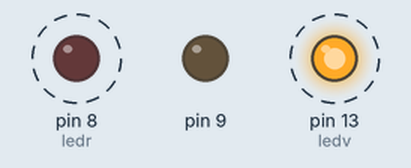
The sketch below on a simulated Arduino Uno, built with avr-gcc and run on an emulated ATmega328P. Parts: output pins drawn as LEDs (lit = HIGH). Dashed ring = blinking.

Above: at 0.1 s.
Timing chart, 0 to 3.0 s (numbered marks = the images above):
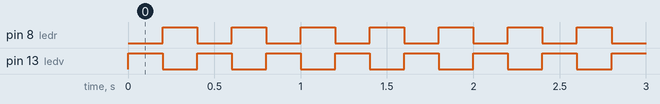

The sketch:

blink-not.lnk.ino
```cpp
// the setup function runs once when you press reset or power the board
void setup() {
  // initialize digital pin 13 as an output.
  pinMode(13, OUTPUT);
  pinMode(8, OUTPUT);
  pinMode(9, OUTPUT);
  }

int ledv = 13;
int ledr = 8;

void loop() {
  bool val = digitalRead(ledv);
  digitalWrite(ledv, !val);
  digitalWrite(ledr, val);
  delay(200);
}
```

Measured:
- by itself, pin 8 (ledr), pin 13 (ledv): alternates HIGH for 0.20 s and LOW for 0.20 s
